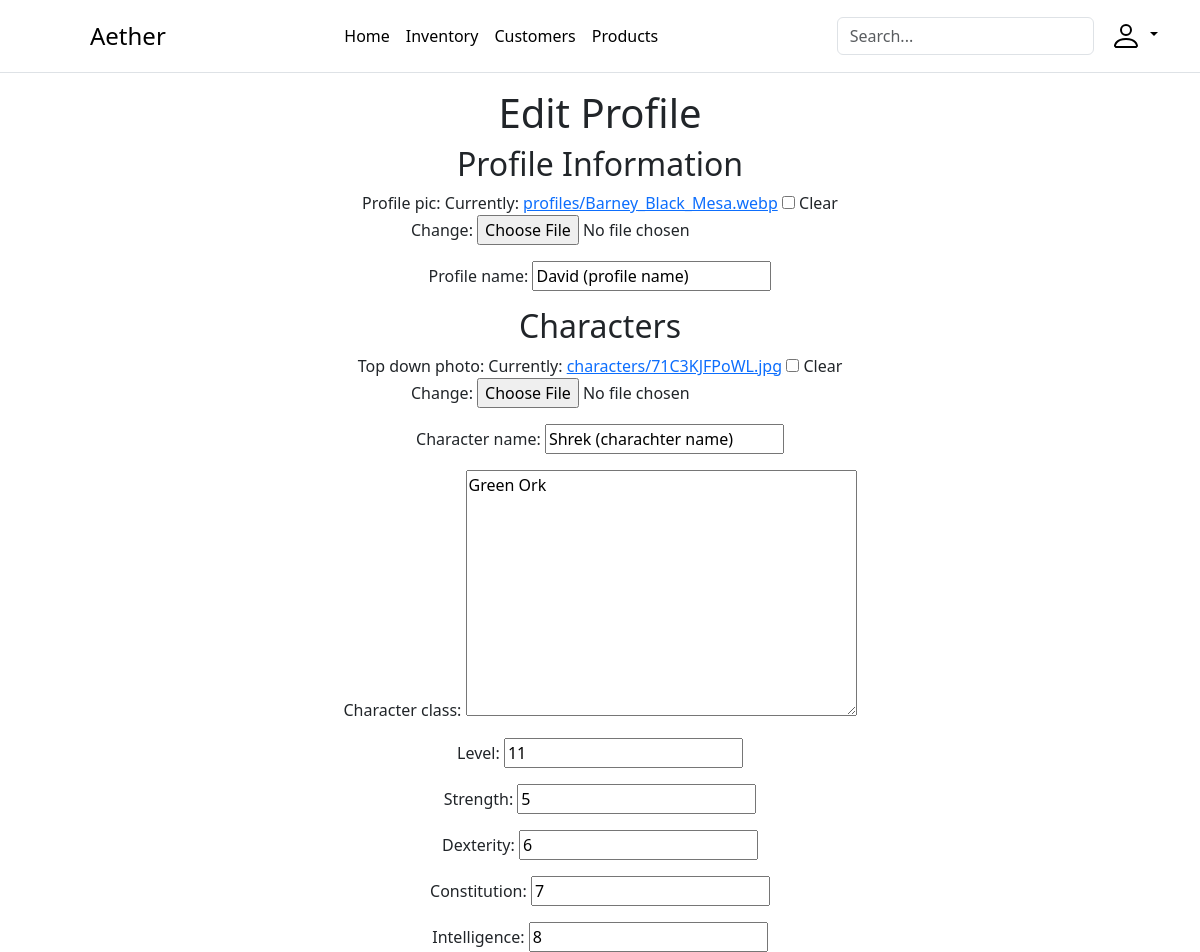
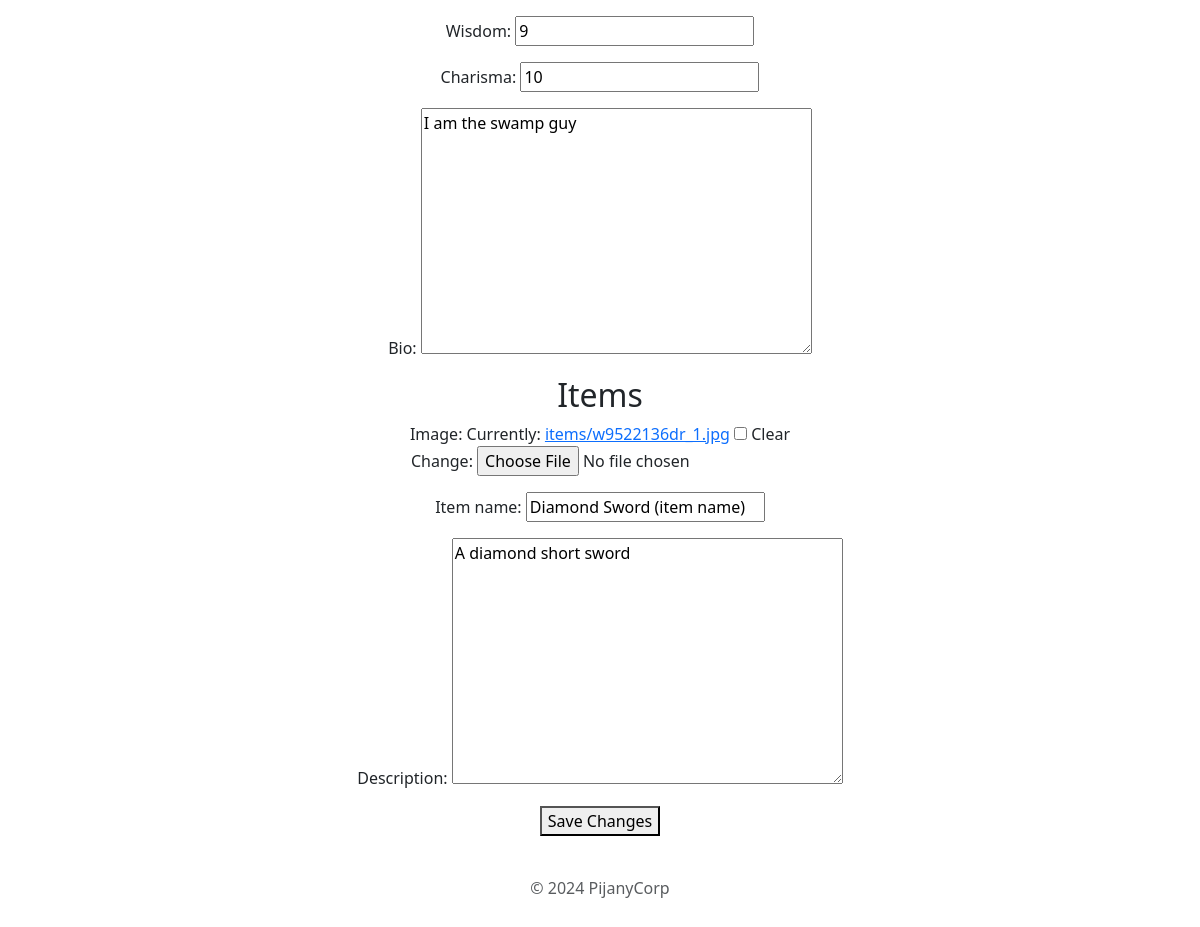
The page /members/profile/edit/ (signed in) on the database its author committed (2 pictures, top to bottom).
### main/models.py (models this page shows, shortened)
class Profile(models.Model):
    user = models.OneToOneField(User, on_delete=models.CASCADE, related_name='profile')
    profile_pic = models.ImageField(upload_to='profiles/', blank=True, null=True)
    profile_name = models.CharField(max_length=100, blank=True)
    essence_count = models.IntegerField(default=0)
    inventory = models.ManyToManyField(Item, related_name='profiles_with_item', blank=True)
    characters = models.ManyToManyField('Character', related_name='profiles_with_character', blank=True)

class Character(models.Model):
    character_name = models.CharField(max_length=100, blank=True, null=True)
    profile = models.ForeignKey(Profile, on_delete=models.CASCADE, related_name='character_profiles', blank=True, null=True)
    strength = models.IntegerField()
    dexterity = models.IntegerField()
    constitution = models.IntegerField()
    intelligence = models.IntegerField()
    wisdom = models.IntegerField()
    charisma = models.IntegerField()
    level = models.IntegerField()
    character_class = models.TextField(blank=True, null=True)
    top_down_photo = models.ImageField(upload_to='characters/', blank=True, null=True)
    bio = models.TextField(blank=True, null=True)

class Item(models.Model):
    item_name = models.CharField(max_length=100, blank=True, null=True)
    description = models.TextField(blank=True, null=True)
    image = models.ImageField(upload_to='items/', blank=True, null=True)
    character = models.ForeignKey('Character', on_delete=models.CASCADE, related_name='items', blank=True, null=True)
    set = models.ForeignKey('Set', on_delete=models.CASCADE, related_name='items_in_set', blank=True, null=True)

### main/views.py (the view)
# urls.py: path('members/profile/edit/', views.profile_edit, name='profile_edit'),
@login_required
def profile_edit(request):
    profile = get_object_or_404(Profile, user=request.user)
    if request.method == 'POST':
        profile_form = ProfileForm(request.POST, request.FILES, instance=profile)
        character_forms = [CharacterForm(request.POST, request.FILES, instance=character) for character in profile.characters.all()]
        item_forms = [ItemForm(request.POST, request.FILES, instance=item) for item in profile.inventory.all()]
        if all(form.is_valid() for form in [profile_form] + character_forms + item_forms):
            profile_form.save()
            for form in character_forms:
                form.save()
            for form in item_forms:
                form.save()
            return redirect('profile')  # Redirect to profile view after saving
    else:
        profile_form = ProfileForm(instance=profile)
        character_forms = [CharacterForm(instance=character) for character in profile.characters.all()]
        item_forms = [ItemForm(instance=item) for item in profile.inventory.all()]
    context = {
        'profile_form': profile_form,
        'character_forms': character_forms,
        'item_forms': item_forms,
    }
    return render(request, 'profile_edit.html', context)

### main/forms.py
class ProfileForm(forms.ModelForm):
    class Meta:
        model = Profile
        fields = ['profile_pic', 'profile_name']

### main/templates/profile_edit.html (shortened to what this page needs)
{% extends "base.html" %}
{% block content %}
<h1>Edit Profile</h1>
<form method="post" enctype="multipart/form-data">
    <h2>Profile Information</h2>
    {{ profile_form.as_p }}
    <h2>Characters</h2>
    {% for form in character_forms %}
        {{ form.as_p }}
    {% endfor %}
    <h2>Items</h2>
    {% for form in item_forms %}
        {{ form.as_p }}
    {% endfor %}
    <button type="submit">Save Changes</button>
</form>
{% endblock %}

### rows shown on the page
Profile: profile_name "David (profile name)"
Character: character_name "Shrek (charachter name)" "Green Ork" "11" "5" "6" "7" "8" "9" "10" "I am the swamp guy"
Item: item_name "Diamond Sword (item name)" "A diamond short sword"
